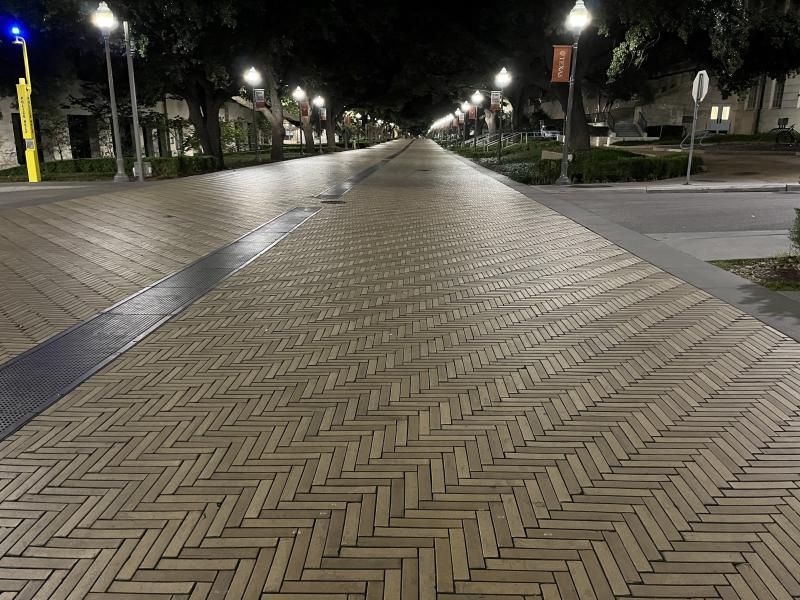
#> input picture Speedway/speedway1.png, 800 x 600 px, found by its file name; its folder holds 4 pictures in this run
$ python resize_images.py
#> lines starting #> are read from the running program, lines starting #| are printed output that depends on the picture
import cv2
import os

def resize_image(input_path, output_path, width, height):
    # Read the image
#> called with width = 1280, height = 720
    image = cv2.imread(input_path)
#> image is the input picture: shape (600, 800, 3); mean B, G, R 78.5, 91, 97.2

    # Resize the image
    resized_image = cv2.resize(image, (width, height))
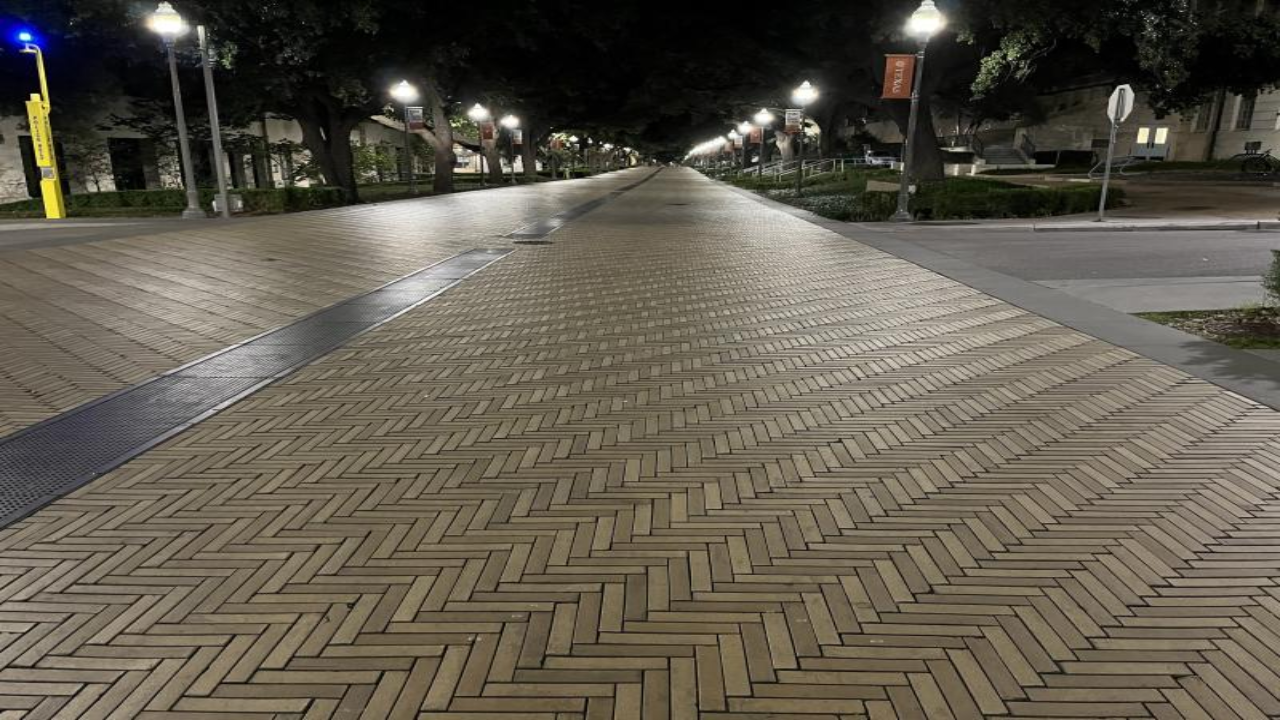
#> resized_image: shape (720, 1280, 3); mean B, G, R 78.4, 90.9, 97.1

    # Save the resized image
    cv2.imwrite(output_path, resized_image)

# Define the target resolution
target_width = 1280
target_height = 720

# Define the input and output directories
input_dir = 'C:/Users/james/Downloads/Speedway'
output_dir = 'C:/Users/james/Downloads/Speedway Resized'

# Create output directory if it doesn't exist
if not os.path.exists(output_dir):
    os.makedirs(output_dir)

# List all files in the input directory
files = os.listdir(input_dir)

# Process each file in the input directory
for file_name in files:
    # Check if the file is an image (you may want to add more checks)
    if file_name.lower().endswith(('.png', '.jpg', '.jpeg', '.gif', '.bmp')):
        input_path = os.path.join(input_dir, file_name)
        output_path = os.path.join(output_dir, file_name)

        # Resize the image
        resize_image(input_path, output_path, target_width, target_height)
#> pass 2 of the loop `for file_name in files:`:
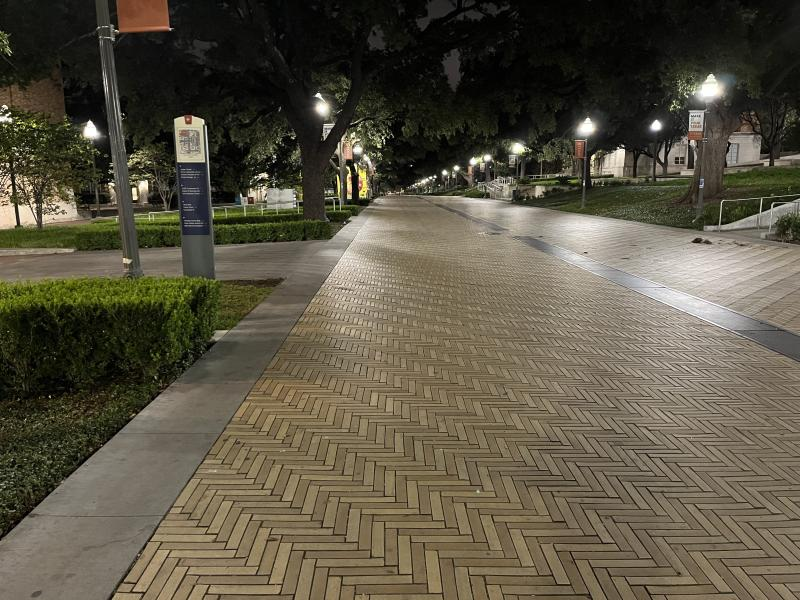
#> input picture Speedway/speedway10.png, 800 x 600 px, found by its file name
#> in resize_image, image is the input picture: shape (600, 800, 3); mean B, G, R 67.7, 84.4, 90.7
#> in resize_image (call 2), `resized_image = cv2.resize(image, (width, height))`:
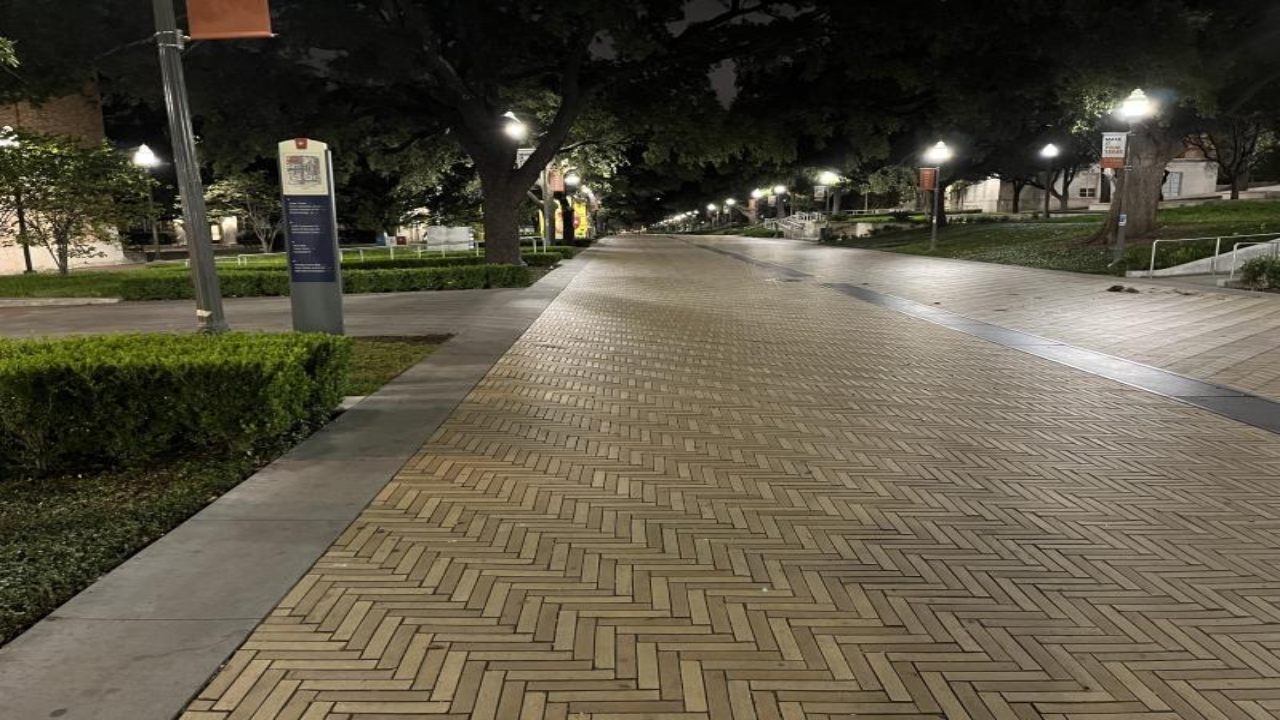
#> resized_image: shape (720, 1280, 3); mean B, G, R 67.6, 84.3, 90.6
#> pass 3 of the loop `for file_name in files:`:
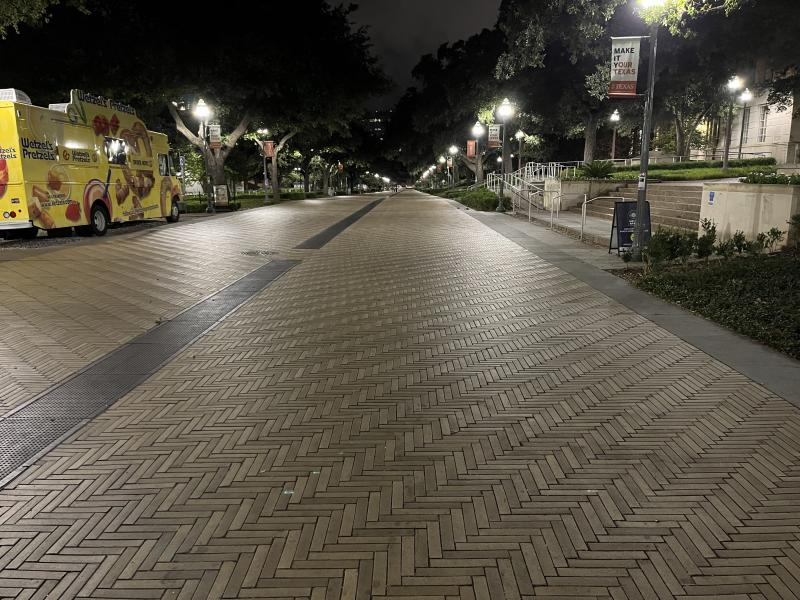
#> input picture Speedway/speedway11.png, 800 x 600 px, found by its file name
#> in resize_image, image is the input picture: shape (600, 800, 3); mean B, G, R 70.1, 83, 89
#> in resize_image (call 3), `resized_image = cv2.resize(image, (width, height))`:
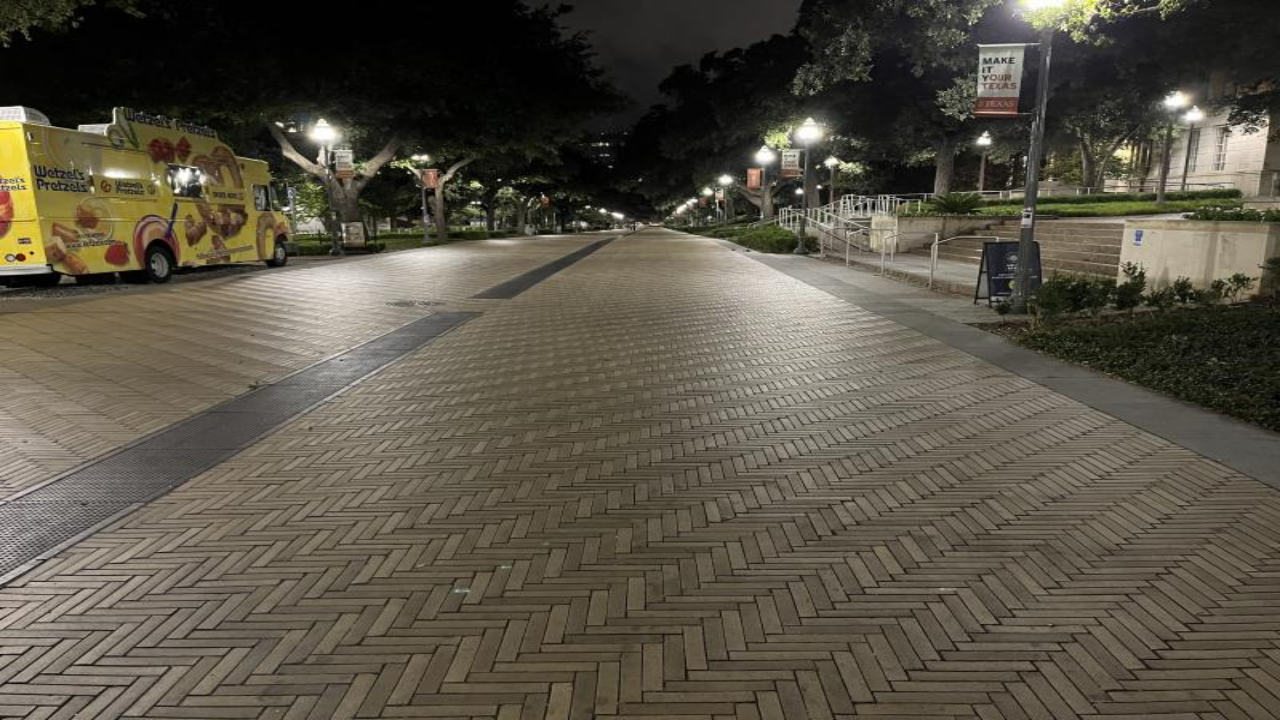
#> resized_image: shape (720, 1280, 3); mean B, G, R 70, 82.9, 88.9
#> the loop made 4 passes; the first 3 are shown
